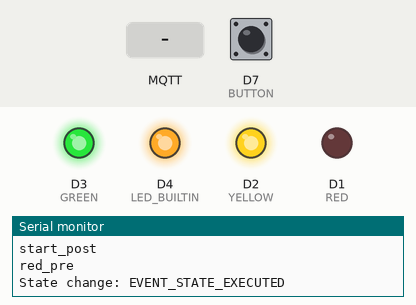
A program run on a simulated ESP8266 (Wemos D1 mini). Shown: output pins drawn as LEDs (lit = HIGH, except the on-board LED, lit = LOW), the last lines printed to the serial monitor. Dashed ring = blinking. The test bench sets the inputs (shaded band); at power-on: D7 (BUTTON) HIGH. WiFi joins after 1.5 s; servers stay silent unless stated; no MQTT or app messages arrive unless stated.

Above: at 2.7 s.
2.8 s: MQTT message "EVENT_OUTOFORDER" arrives on the first subscribed topic
At 5.6 s:
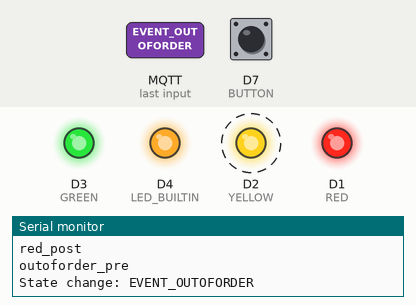
8.8 s: MQTT message "EVENT_RED" arrives on the first subscribed topic
At 9.8 s:
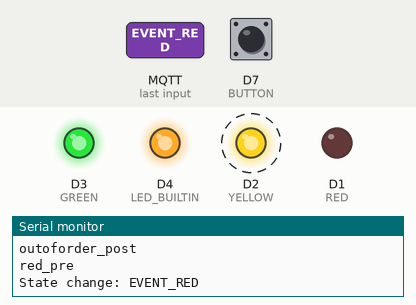
10.3 s: D7 (BUTTON) pulled LOW for 0.15 s
At 10.9 s:
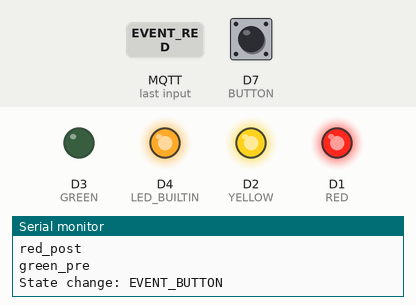
Timing chart, 0 to 16.8 s (numbered marks = the images above; inputs shaded):
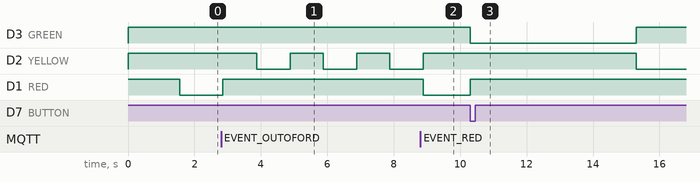

Measured:
- after the input at 2.8 s, D2 (YELLOW): alternates HIGH for 1.0 s and LOW for 1.0 s, starting after 1.1 s; D1 (RED): LOW → HIGH after 0.05 s
- after the input at 8.8 s, D1 (RED): HIGH → LOW after 0.09 s
- after the input at 10.3 s, D3 (GREEN): HIGH → LOW at once, → HIGH 5.0 s later; D2 (YELLOW): HIGH → LOW after 5.0 s; D1 (RED): LOW → HIGH at once

The program:

main.cpp
```cpp
#include <Arduino.h>
#include <ESP8266WiFi.h> // Connect to Wi-Fi
#include <ESP8266HTTPClient.h>
#include <WiFiClient.h>
#include <WiFiClientSecure.h>
#include <PubSubClient.h>

#include <fsm.h>

// Current state and last event that has been raised
ENUM_STATE state = STATE_START;
ENUM_EVENT event = EVENT_STATE_EXECUTED;
unsigned int timer;

// Define the state methods => zelfe volgorde als enum LET OP!!
STATE_METHODS fsm_state_methods[STATE_NUM] = {
    {start_pre, start_loop, start_post},
    {red_pre, red_loop, red_post},
    {yellow_pre, yellow_loop, yellow_post},
    {green_pre, green_loop, green_post},
    {outoforder_pre, outoforder_loop, outoforder_post}
};

// Define your transition table here. States given in the collomn and events in de row.
//
// -------------------------------------------------------------------------------------------------------------------
//      EVENTS| BUTTON          | GREEN           | TIMER           | OUTOFORDER     | RED            | STATE_EXECUTED|
// -------------------------------------------------------------------------------------------------------------------
// START      | -               | -               | -               | -              | -              | RED
// RED        | GREEN           | GREEN           | -               | OUTOFORDER     | -              | -
// YELLOW     | -               | -               | RED             | OUTOFORDER     | -              | -
// GREEN      | -               | -               | YELLOW          | OUTOFORDER     | -              |  -
// OUTOFORDER | -               | -               | -               | -              | RED            |           |
// -------------------------------------------------------------------------------------------------------------------
STATE_TRANSITION fsm_state_transition[STATE_NUM][EVENT_NUM] = {
{ // STATE_START
    {STATE_INVALID_TRANSITION},
    {STATE_INVALID_TRANSITION},
    {STATE_INVALID_TRANSITION},
    {STATE_INVALID_TRANSITION},
    {STATE_INVALID_TRANSITION},
    {STATE_RED}
  },
  { // STATE_RED
    {STATE_GREEN},
    {STATE_GREEN},
    {STATE_INVALID_TRANSITION},
    {STATE_OUTOFORDER},
    {STATE_INVALID_TRANSITION},
    {STATE_INVALID_TRANSITION}
  },
  { // STATE_YELLOW
    {STATE_INVALID_TRANSITION},
    {STATE_INVALID_TRANSITION},
    {STATE_RED},
    {STATE_OUTOFORDER},
    {STATE_INVALID_TRANSITION},
    {STATE_INVALID_TRANSITION}
  },
  { // STATE_GREEN
    {STATE_INVALID_TRANSITION},
    {STATE_INVALID_TRANSITION},
    {STATE_YELLOW},
    {STATE_OUTOFORDER},
    {STATE_INVALID_TRANSITION},
    {STATE_INVALID_TRANSITION}
  },
  { // STATE_OUTOFORDER
    {STATE_INVALID_TRANSITION},
    {STATE_INVALID_TRANSITION},
    {STATE_INVALID_TRANSITION},
    {STATE_INVALID_TRANSITION},
    {STATE_RED},
    {STATE_INVALID_TRANSITION},
  }
};


String getEventName (ENUM_EVENT event) {
    switch (event) {
    case EVENT_BUTTON:
      return "EVENT_BUTTON";
    case EVENT_OUTOFORDER:
        return "EVENT_OUTOFORDER";
    case EVENT_GREEN:
        return "EVENT_GREEN";
    case EVENT_RED:
        return "EVENT_RED";
    case EVENT_TIMER:
        return "EVENT_TIMER";
    case EVENT_STATE_EXECUTED:
        return "EVENT_STATE_EXECUTED";
    default:
        return "UNKNOWN";
    }
}

void FSMInit () {
  Serial.println("FSM Init");
  if( fsm_state_methods[state].pre != NULL) {
    fsm_state_methods[state].pre();
  }
}

void FSMRaiseEvent (ENUM_EVENT new_event) {
    ENUM_STATE new_state = fsm_state_transition[state][new_event].nextState;
    if ( new_state != STATE_INVALID_TRANSITION ) {

        // call event.post
        if( fsm_state_methods[state].post != NULL) {
            fsm_state_methods[state].post() ;
        }

        // call newstate ev.pre
        if( fsm_state_methods[new_state].pre != NULL) {
            fsm_state_methods[new_state].pre() ;
        }

        // Set new state and event
        state = new_state;
        event = new_event;

        Serial.println("State change: " + getEventName(event) );
    }
}

void FSMLoop () {
  if( fsm_state_methods[state].loop != NULL) {
    fsm_state_methods[state].loop();
  }

  FSMRaiseEvent(EVENT_STATE_EXECUTED);
}

WiFiClient client;
WiFiClient client2;
WiFiClientSecure clients;
HTTPClient http;
PubSubClient mqtt;

// External Events!
void mqtt_callback(char* topic, byte* pl, unsigned int length) {
  String payload = "";
  for (unsigned int i=0;i<length;i++) {
    payload += (char)pl[i];
  }
  Serial.println("MQTT EVENT: " + payload);

  // Check payload, do not expect that it is correct
  if ( payload.equals("EVENT_OUTOFORDER") ) {
    FSMRaiseEvent(EVENT_OUTOFORDER);
  }

  if ( payload.equals("EVENT_GREEN") ) {
    FSMRaiseEvent(EVENT_GREEN);
  }

  if ( payload.equals("EVENT_RED") ) {
    FSMRaiseEvent(EVENT_RED);
  }

  if ( payload.equals("EVENT_BUTTON") ) {
    FSMRaiseEvent(EVENT_BUTTON);
  }

}

const int RED    = D1;
const int YELLOW = D2;
const int GREEN  = D3;
const int BUTTON = D7;

void setup() {
  pinMode(LED_BUILTIN, OUTPUT);

  pinMode(RED, OUTPUT);
  pinMode(YELLOW, OUTPUT);
  pinMode(GREEN, OUTPUT);
  pinMode(BUTTON, INPUT_PULLUP);

  digitalWrite(RED, HIGH);
  digitalWrite(YELLOW, HIGH);
  digitalWrite(GREEN, HIGH);

  Serial.begin(9600);

  // Access to Internet
  WiFi.begin("Ziggo029628", "OAUGVDEU"); // Connect with the Wi-Fi
  Serial.print("Connecting with Wi-Fi");
  while (WiFi.status() != WL_CONNECTED) {
    delay(500);
    Serial.print(".");
  }
  Serial.println();
  Serial.print("Connected, IP address: ");
  Serial.println(WiFi.localIP());


  // No certificates
  clients.setInsecure(); // We will not create a certification store here to validate sites!

  Serial.println("MQTT SETUP!");
  mqtt.setClient(client);
  mqtt.setBufferSize(2048); // override MQTT_MAX_PACKET_SIZE
  mqtt.setCallback(mqtt_callback);
  mqtt.setServer("test.mosquitto.org", 1883);
  mqtt.connect("wemos-client-lucas");
  if ( mqtt.connected() ) {
    Serial.println("MQTT CONNECTED!");
  } else {
    Serial.println("MQTT NOT CONNECTED!");
  }

  mqtt.subscribe("wemos-lucas");
}

unsigned long loopTiming;
unsigned long loopDuration;

void loop() {
  loopTiming = millis();

  FSMLoop();

  loopDuration = millis() - loopTiming;
  String ld = "loop duration: " + String(loopDuration);

  // mqtt.publish("wemos-workshop-123", ld.c_str());
  if ( !mqtt.loop() ) {
    Serial.println("MQTT ERROR!");
  }

  // Serial.println(ld);

  if ( loopDuration < 100 ) { // Make sure the loop is around 100 ms always!
    delay(100 - loopDuration);
  }
}

void start_pre() {
    Serial.println("start_pre");
}

void start_loop() {
    //Serial.println("start_loop");
}

void start_post() {
    Serial.println("start_post");
}

int buttonPressed;
void red_pre() {
    buttonPressed = false;
    Serial.println("red_pre");
    digitalWrite(RED, LOW);
}

void red_loop() {

  if ( !buttonPressed && digitalRead(D7) == LOW ) {
    Serial.println("BUTTON pressed");
    FSMRaiseEvent(EVENT_BUTTON);
    buttonPressed = true;
  }
}

void red_post() {
    Serial.println("red_post");
    digitalWrite(D1, HIGH);
    buttonPressed = false;
}

void yellow_pre() {
    Serial.println("yellow_pre");
    timer = millis();
    digitalWrite(D2, LOW);
}

void yellow_loop() {
    //Serial.println("yellow_loop");
    if( (millis() - timer) > 2000 ) {
      FSMRaiseEvent(EVENT_TIMER);
    }
}

void yellow_post() {
    Serial.println("yellow_post");
    digitalWrite(YELLOW, HIGH);
}

void green_pre() {
    Serial.println("green_pre");
    timer = millis();
    digitalWrite(GREEN, LOW);
}

void green_loop() {
    if ( (millis() - timer) > 5000 ) {
      FSMRaiseEvent(EVENT_TIMER);
    }
}

void green_post() {
    Serial.println("green_post");
    digitalWrite(GREEN, HIGH);
}

void outoforder_pre() {
    Serial.println("outoforder_pre");
    timer = millis();
}

void outoforder_loop() {
    if ( millis() - timer > 1000 ) { // Knipperen oranje led
      digitalWrite(YELLOW, !digitalRead(D2));
      timer = millis();
    }
}

void outoforder_post() {
    Serial.println("outoforder_post");
    digitalWrite(YELLOW, HIGH);
}
```

fsm.h
```cpp
#pragma once

typedef enum {
    STATE_START,
    STATE_RED,
    STATE_YELLOW,
    STATE_GREEN,
    STATE_OUTOFORDER,
    STATE_INVALID_TRANSITION,
    STATE_NUM
} ENUM_STATE;

typedef enum {
    EVENT_BUTTON,
    EVENT_GREEN,
    EVENT_TIMER,
    EVENT_OUTOFORDER,
    EVENT_RED,
    EVENT_STATE_EXECUTED,
    EVENT_NUM
} ENUM_EVENT;

typedef struct  {
    void (*pre)(void);
    void (*loop)(void);
    void (*post)(void);
} STATE_METHODS;

typedef struct {
    ENUM_STATE nextState;
} STATE_TRANSITION;

void FSMInit ();
void FSMLoop ();
void FSMRaised (ENUM_EVENT new_event);

// Forward declaration of the transition methods.
void start_pre();
void start_loop();
void start_post();

void red_pre();
void red_loop();
void red_post();

void yellow_pre();
void yellow_loop();
void yellow_post();

void green_pre();
void green_loop();
void green_post();

void outoforder_pre();
void outoforder_loop();
void outoforder_post();
```
